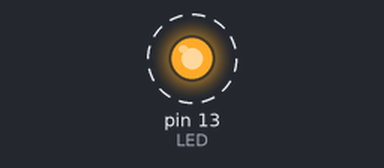
Recording of a sketch running on a simulated Arduino Uno, built with avr-gcc and run on an emulated ATmega328P. Shown: output pins drawn as LEDs (lit = HIGH). Dashed ring = blinking.

Above: at 0.2 s.
Timing chart, 0 to 3.0 s (numbered marks = the images above):
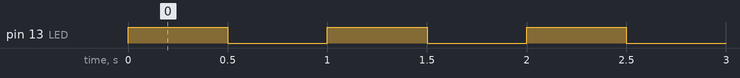

The sketch:

Led_intermitente.ino
```cpp
/*
   Fundacion Kinal
   Centro educativo tecnico laboral Kinal
   Quinto perito
   Quinto electronica
   Codigo Tecnico: EB5AM / EB5AV
   Curso: Taller de electronica digital y reparacion de computadoras I
   Proyecto: Led intermitente
   Dev: Profe. Alejandro Lopez Navas
   Fecha: 29 de marzo
*/

//Directivas de preprocesador
#define LED 13
#define tiempo_espera 500

void setup()
{
  pinMode(LED, OUTPUT);  //Pin 13 como salida.
  digitalWrite(LED, LOW);  //LED conectado al pin13 inicia apagado
}

void loop()
{
  digitalWrite(LED, HIGH); //Enciendo el led conectado al pin13
  delay(tiempo_espera);  //espera de 500 milisegundos.
  digitalWrite(LED, LOW); //Apago el led conectado al pin13
  delay(tiempo_espera);  //espera de 500 milisegundos
}
```

Measured:
- by itself, pin 13 (LED): alternates HIGH for 0.50 s and LOW for 0.50 s
